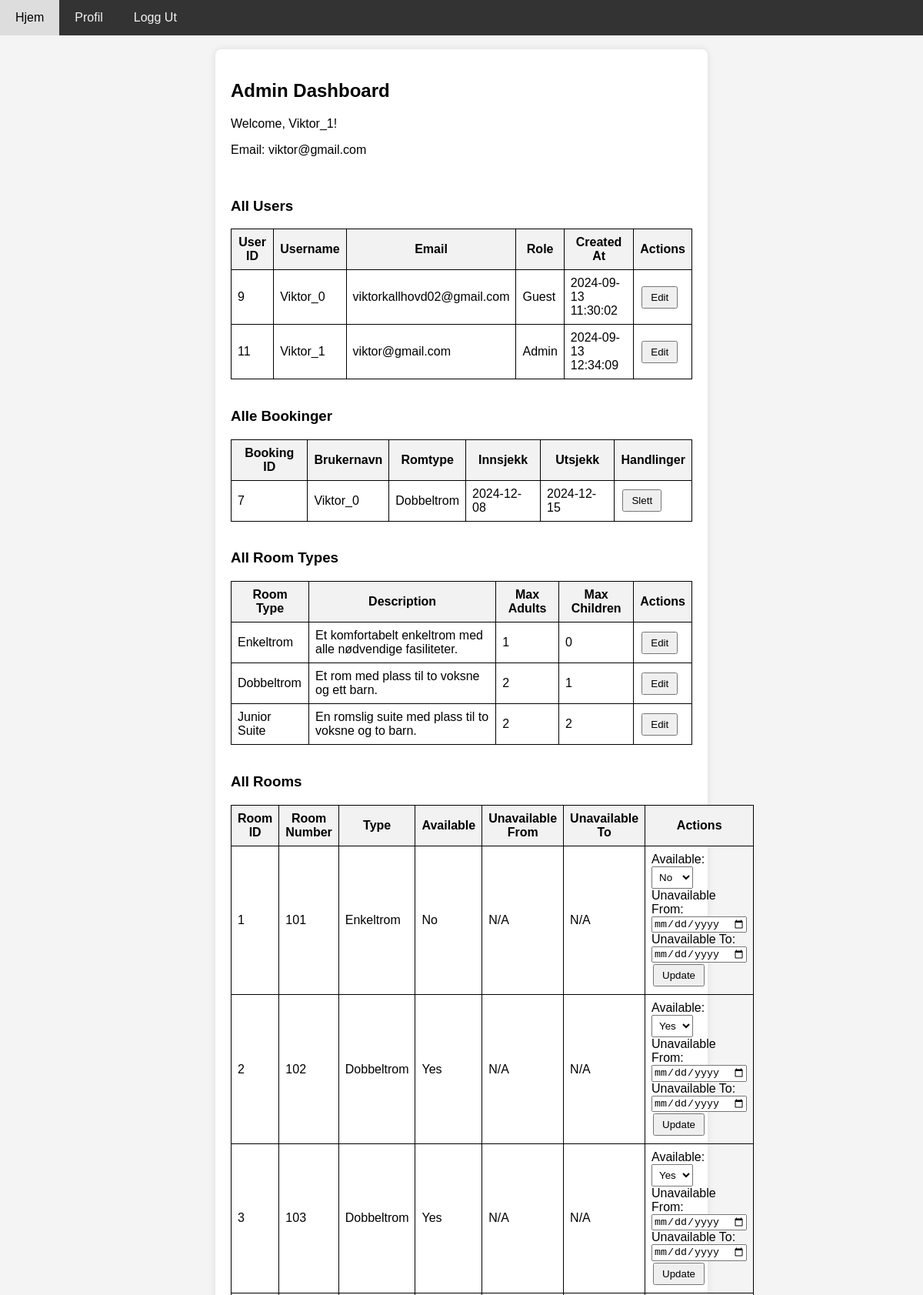
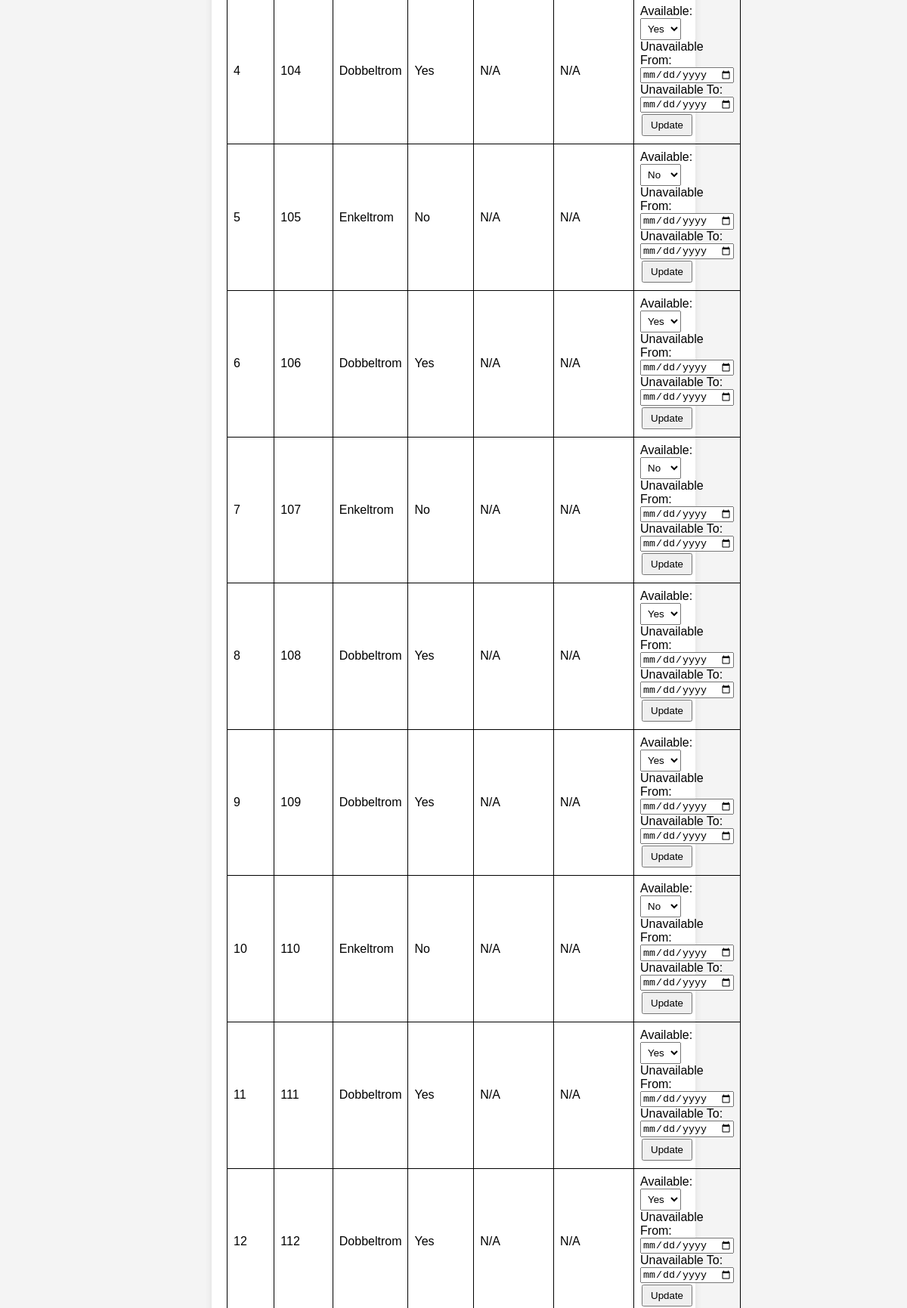
Page /profile.php (signed in, upper part) on the committed database (2 pictures, top to bottom).
### tables this page shows
CREATE TABLE `users` (
  `user_id` int(11) NOT NULL,
  `username` varchar(255) NOT NULL,
  `password` varchar(255) NOT NULL,
  `email` varchar(255) NOT NULL,
  `role` tinyint(1) NOT NULL COMMENT 'boolean 0 = gjest, 1 = admin',
  `created_at` timestamp NULL DEFAULT current_timestamp(),
  `failed_attempts` int(11) DEFAULT 0,
  `lockout_until` datetime DEFAULT NULL,
  `last_failed_attempt` datetime DEFAULT NULL
);

CREATE TABLE `bookings` (
  `booking_id` int(11) NOT NULL,
  `user_id` int(11) NOT NULL,
  `room_id` int(11) NOT NULL,
  `check_in` date NOT NULL,
  `check_out` date NOT NULL,
  `adults` int(11) NOT NULL,
  `children` int(11) NOT NULL,
  `total_price` decimal(10,2) NOT NULL DEFAULT 0.00,
  `created_at` timestamp NOT NULL DEFAULT current_timestamp() ON UPDATE current_timestamp()
);

CREATE TABLE `room_types` (
  `room_type_id` int(11) NOT NULL,
  `type_name` varchar(255) NOT NULL,
  `description` text NOT NULL,
  `max_adults` int(11) NOT NULL,
  `max_children` int(11) NOT NULL,
  `price` int(11) NOT NULL
);

CREATE TABLE `rooms` (
  `room_id` int(11) NOT NULL,
  `room_number` varchar(10) NOT NULL,
  `room_type_id` int(11) NOT NULL,
  `is_available` tinyint(1) NOT NULL DEFAULT 1,
  `unavailable_from` date DEFAULT NULL,
  `unavailable_to` date DEFAULT NULL,
  `description` text DEFAULT NULL
);

### Components/functions/user_functions.php (called while the page is built, shortened)
<?php
class User
{
    protected $user_id;
    protected $username;
    protected $email;
    protected $conn;
    public function __construct($user_id, $conn)
    {
        $this->user_id = $user_id;
        $this->conn = $conn;
        $this->loadUserData();
    }
    protected function loadUserData()
    {
        $sql = "SELECT user_id, username, email, role, created_at FROM users WHERE user_id = ?";
        $stmt = $this->conn->prepare($sql);
        $stmt->bind_param("i", $this->user_id);
        $stmt->execute();
        $result = $stmt->get_result()->fetch_assoc();
        if ($result) {
            $this->username = $result['username'];
            $this->email = $result['email'];
        }
    }
    public function getAllRooms()
    {
        global $conn;
        $sql = "SELECT room_id, room_number, type_name, is_available, unavailable_from, unavailable_to
        FROM rooms
        JOIN room_types ON rooms.room_type_id = room_types.room_type_id";
        $result = $conn->query($sql);
        return $result ? $result->fetch_all(MYSQLI_ASSOC) : [];
    }
    public function getAllBookings($limit, $offset)
    {
        global $conn;
        $sql = "SELECT bookings.booking_id, bookings.check_in, bookings.check_out,
                       users.username, room_types.type_name AS room_type
                FROM bookings
                JOIN rooms ON bookings.room_id = rooms.room_id
                JOIN room_types ON rooms.room_type_id = room_types.room_type_id
                JOIN users ON bookings.user_id = users.user_id
                LIMIT ? OFFSET ?";
        $stmt = $conn->prepare($sql);
        $stmt->bind_param("ii", $limit, $offset);
        if (!$stmt->execute()) {
            die("Execution error: " . $stmt->error);
        }
        $result = $stmt->get_result();
        return $result && $result->num_rows > 0 ? $result->fetch_all(MYSQLI_ASSOC) : [];
    }
    public function getUsername()
    {
        return $this->username;
    }
    public function getEmail()
    {
        return $this->email;
    }
}
class Admin extends User
{
    public function getAllUsers()
    {
        $sql = "SELECT user_id, username, email, role, created_at FROM users";
        $result = $this->conn->query($sql);
        if ($result->num_rows > 0) {
            return $result->fetch_all(MYSQLI_ASSOC);
        } else {
            return [];
        }
    }
}

### public/profiles/admin_components/all_rooms.php (the view, shortened to what this page needs)
<h3>All Rooms</h3>
<table>
    <thead>
        <tr>
            <th>Room ID</th>
            <th>Room Number</th>
            <th>Type</th>
            <th>Available</th>
            <th>Unavailable From</th>
            <th>Unavailable To</th>
            <th>Actions</th>
        </tr>
    </thead>
    <tbody>
        <?php
        $allRooms = $userProfile->getAllRooms();
        foreach ($allRooms as $room): ?>
            <tr>
                <td><?php echo htmlspecialchars($room['room_id']); ?></td>
                <td><?php echo htmlspecialchars($room['room_number']); ?></td>
                <td><?php echo htmlspecialchars($room['type_name']); ?></td>
                <td><?php echo $room['is_available'] ? 'Yes' : 'No'; ?></td>
                <td><?php echo $room['unavailable_from'] ?: 'N/A'; ?></td>
                <td><?php echo $room['unavailable_to'] ?: 'N/A'; ?></td>
                <td>
                    <form action="" method="post">
                        <label for="is_available">Available:</label>
                        <select name="is_available">
                            <option value="1" <?php echo $room['is_available'] == 1 ? 'selected' : ''; ?>>Yes</option>
                            <option value="0" <?php echo $room['is_available'] == 0 ? 'selected' : ''; ?>>No</option>
                        </select><br>
                        <label for="unavailable_from">Unavailable From:</label>
                        <input type="date" name="unavailable_from" value="<?php echo htmlspecialchars($room['unavailable_from']); ?>"><br>
                        <label for="unavailable_to">Unavailable To:</label>
                        <input type="date" name="unavailable_to" value="<?php echo htmlspecialchars($room['unavailable_to']); ?>"><br>
                        <button type="submit" name="update_room">Update</button>
                    </form>
                </td>
            </tr>
        <?php endforeach; ?>
    </tbody>
</table>

### public/profiles/admin_dashboard.php (shortened to what this page needs)
<?php
include_once '../Components/functions/user_functions.php';
?>
<html lang="en">
<head>
    <link rel="stylesheet" href="../css/admin.css">
</head>
<body>
    <div>
        <div>
            <h2>Admin Dashboard</h2>
            <p>Welcome, <?php echo htmlspecialchars($userProfile->getUsername()); ?>!</p>
            <p>Email: <?php echo htmlspecialchars($userProfile->getEmail()); ?></p>
            <br>
            <?php
            include 'admin_components/all_user_tables.php';
            echo "<br>";
            ?>
            <?php
            include 'admin_components/all_booking_tables.php';
            echo "<br>";
            ?>
            <?php
            include 'admin_components/all_roomtypes_tables.php';
            echo "<br>";
            ?>
            <?php
            include 'admin_components/all_rooms.php';
            echo "<br>";
            ?>
        </div>
    </div>
</body>
</html>

### public/profiles/admin_components/all_user_tables.php (shortened to what this page needs)
<?php
$allUsers = $userProfile->getAllUsers();
$edit_user_id = isset($_POST['edit_user_id']) ? $_POST['edit_user_id'] : null;
?>
<h3>All Users</h3>
<table>
    <thead>
        <tr>
            <th>User ID</th>
            <th>Username</th>
            <th>Email</th>
            <th>Role</th>
            <th>Created At</th>
            <th>Actions</th>
        </tr>
    </thead>
    <tbody>
        <?php foreach ($allUsers as $user): ?>
            <?php if ($edit_user_id == $user['user_id']): ?>
                <tr>
                    <form action="" method="post">
                        <td><?php echo htmlspecialchars($user['user_id']); ?></td>
                        <td><input type="text" name="username" value="<?php echo htmlspecialchars($user['username']); ?>"></td>
                        <td><?php echo htmlspecialchars($user['email']); ?></td>
                        <td>
                            <select name="role">
                                <option value="1" <?php echo $user['role'] == 1 ? 'selected' : ''; ?>>Admin</option>
                                <option value="0" <?php echo $user['role'] == 0 ? 'selected' : ''; ?>>Guest</option>
                            </select>
                        </td>
                        <td><?php echo htmlspecialchars($user['created_at']); ?></td>
                        <td>
                            <input type="hidden" name="user_id" value="<?php echo htmlspecialchars($user['user_id']); ?>">
                            <button type="submit">Save</button>
                            <button type="submit" name="cancel" value="1">Cancel</button>
                        </td>
                    </form>
                </tr>
            <?php else: ?>
                <tr>
                    <td><?php echo htmlspecialchars($user['user_id']); ?></td>
                    <td><?php echo htmlspecialchars($user['username']); ?></td>
                    <td><?php echo htmlspecialchars($user['email']); ?></td>
                    <td><?php echo $user['role'] == 1 ? 'Admin' : 'Guest'; ?></td>
                    <td><?php echo htmlspecialchars($user['created_at']); ?></td>
                    <td>
                        <form action="" method="post">
                            <button type="submit">Edit</button>
                        </form>
                    </td>
                </tr>
            <?php endif; ?>
        <?php endforeach; ?>
    </tbody>
</table>

### public/profiles/admin_components/all_booking_tables.php (shortened to what this page needs)
<?php
$limit = 10;
$offset = 0;
$allBookings = $userProfile->getAllBookings($limit, $offset);
?>
<h3>Alle Bookinger</h3>
<table>
    <thead>
        <tr>
            <th>Booking ID</th>
            <th>Brukernavn</th>
            <th>Romtype</th>
            <th>Innsjekk</th>
            <th>Utsjekk</th>
            <th>Handlinger</th>
        </tr>
    </thead>
    <tbody>
        <?php if (!empty($allBookings)): ?>
            <?php foreach ($allBookings as $booking): ?>
                <tr>
                    <td><?php echo htmlspecialchars($booking['booking_id']); ?></td>
                    <td><?php echo htmlspecialchars($booking['username']); ?></td>
                    <td><?php echo htmlspecialchars($booking['room_type']); ?></td>
                    <td><?php echo htmlspecialchars($booking['check_in']); ?></td>
                    <td><?php echo htmlspecialchars($booking['check_out']); ?></td>
                    <td>
                        <form action="" method="post" style="display:inline-block;">
                            <button type="submit">Slett</button>
                        </form>
                    </td>
                </tr>
            <?php endforeach; ?>
        <?php endif; ?>
    </tbody>
</table>

### public/profiles/admin_components/all_roomtypes_tables.php (shortened to what this page needs)
<h3>All Room Types</h3>
<table>
    <thead>
        <tr>
            <th>Room Type</th>
            <th>Description</th>
            <th>Max Adults</th>
            <th>Max Children</th>
            <th>Actions</th>
        </tr>
    </thead>
    <tbody>
        <?php
        $edit_roomtype_id = isset($_POST['edit_roomtype_id']) ? (int)$_POST['edit_roomtype_id'] : null;
        $sql = "SELECT * FROM room_types";
        $result = $conn->query($sql);
        if ($result->num_rows > 0):
            while ($row = $result->fetch_assoc()):
                if ($edit_roomtype_id == $row['room_type_id']): ?>
                    <tr>
                        <form action="" method="post">
                            <td><input type="text" name="type_name" value="<?php echo htmlspecialchars($row['type_name']); ?>"></td>
                            <td><input type="text" name="description" value="<?php echo htmlspecialchars($row['description']); ?>"></td>
                            <td><input type="number" name="max_adults" value="<?php echo htmlspecialchars($row['max_adults']); ?>" min="1"></td>
                            <td><input type="number" name="max_children" value="<?php echo htmlspecialchars($row['max_children']); ?>" min="0"></td>
                            <td>
                                <input type="hidden" name="room_type_id" value="<?php echo htmlspecialchars($row['room_type_id']); ?>">
                                <button type="submit" name="update_roomtype">Save</button>
                                <button type="submit" name="cancel_edit_roomtype" value="1">Cancel</button>
                            </td>
                        </form>
                    </tr>
                <?php else: ?>
                    <tr>
                        <td><?php echo htmlspecialchars($row['type_name']); ?></td>
                        <td><?php echo htmlspecialchars($row['description']); ?></td>
                        <td><?php echo htmlspecialchars($row['max_adults']); ?></td>
                        <td><?php echo htmlspecialchars($row['max_children']); ?></td>
                        <td>
                            <form action="" method="post">
                                <button type="submit">Edit</button>
                            </form>
                        </td>
                    </tr>
                <?php endif;
            endwhile;
        endif; ?>
    </tbody>
</table>

### css/navbar.css (style rules this page uses)
body { font-family: Arial, sans-serif; background-color: #f4f4f4; margin: 0; padding: 0; }

### css/admin.css (style rules this page uses)
table { width: 100%; border-collapse: collapse; }
table, th, td { border: 1px solid black; padding: 8px; }
th { background-color: #f2f2f2; }
button { padding: 5px 10px; margin: 2px; }
input[type="text"], select { padding: 5px; }

### rows in the picture
users: username "Viktor_1", email "viktor@gmail.com", user_id "11", role "Admin", created_at "2024-09-13 12:34:09"
users: user_id "9", username "Viktor_0", email "viktorkallhovd02@gmail.com", role "Guest", created_at "2024-09-13 11:30:02"
bookings: booking_id "7", user.username "Viktor_0", room_types.type_name "Dobbeltrom", check_in "2024-12-08", check_out "2024-12-15"
room_types: type_name "Enkeltrom", description "Et komfortabelt enkeltrom med alle nødvendige fasiliteter.", max_adults "1", max_children "0"
room_types: type_name "Dobbeltrom", description "Et rom med plass til to voksne og ett barn.", max_adults "2", max_children "1"
room_types: type_name "Junior Suite", description "En romslig suite med plass til to voksne og to barn.", max_adults "2", max_children "2"
rooms: room_id "1", room_number "101", room_type.type_name "Enkeltrom", shows "No", unavailable_from "N/A", unavailable_to "N/A", is_available "No"
rooms: room_id "2", room_number "102", room_type.type_name "Dobbeltrom", shows "Yes", unavailable_from "N/A", unavailable_to "N/A", is_available "Yes"
rooms: room_id "3", room_number "103", room_type.type_name "Dobbeltrom", is_available "Yes", unavailable_from "N/A", unavailable_to "N/A"
rooms: room_id "4", room_number "104", room_type.type_name "Dobbeltrom", shows "Yes", unavailable_from "N/A", unavailable_to "N/A", is_available "Yes"
rooms: room_id "5", room_number "105", room_type.type_name "Enkeltrom", shows "No", unavailable_from "N/A", unavailable_to "N/A", is_available "No"
rooms: room_id "6", room_number "106", room_type.type_name "Dobbeltrom", is_available "Yes", unavailable_from "N/A", unavailable_to "N/A"
rooms: room_id "7", room_number "107", room_type.type_name "Enkeltrom", shows "No", unavailable_from "N/A", unavailable_to "N/A", is_available "No"
rooms: room_id "8", room_number "108", room_type.type_name "Dobbeltrom", shows "Yes", unavailable_from "N/A", unavailable_to "N/A", is_available "Yes"
rooms: room_id "9", room_number "109", room_type.type_name "Dobbeltrom", is_available "Yes", unavailable_from "N/A", unavailable_to "N/A"
rooms: room_id "10", room_number "110", room_type.type_name "Enkeltrom", shows "No", unavailable_from "N/A", unavailable_to "N/A", is_available "No"
rooms: room_id "11", room_number "111", room_type.type_name "Dobbeltrom", shows "Yes", unavailable_from "N/A", unavailable_to "N/A", is_available "Yes"
rooms: room_id "12", room_number "112", room_type.type_name "Dobbeltrom", shows "Yes", unavailable_from "N/A", unavailable_to "N/A", is_available "Yes"
